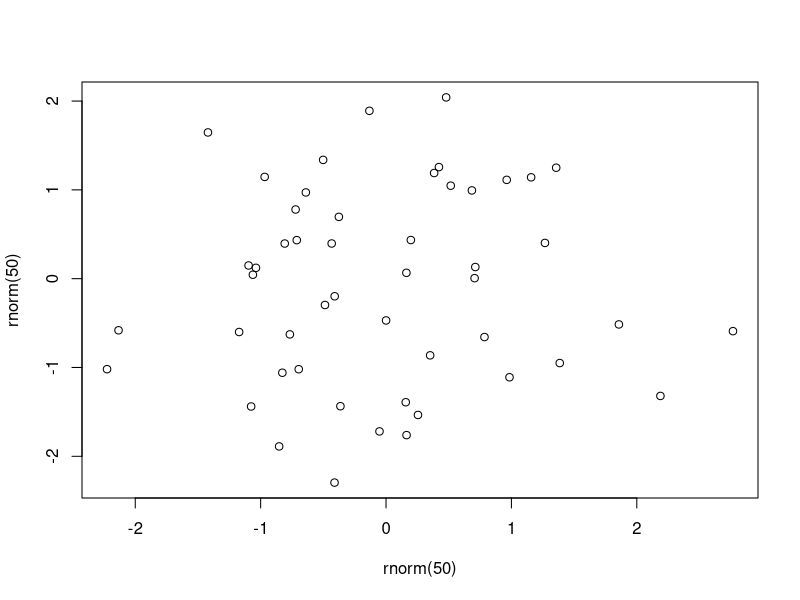

This figure's R source:
## ---- chunk 1
plot(
  x = rnorm(50),
  y = rnorm(50)
)
